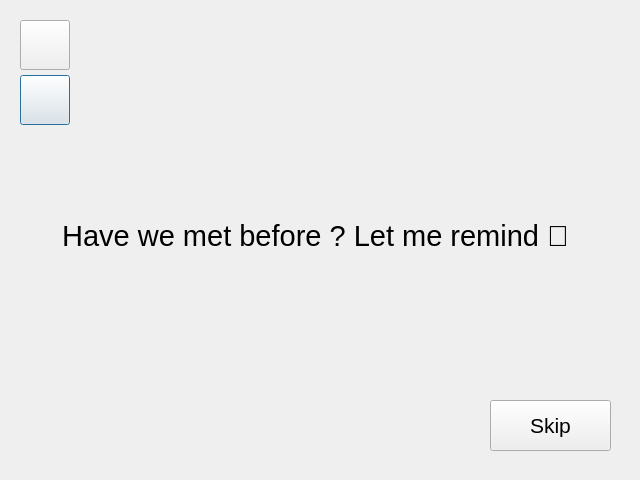
<?xml version="1.0" encoding="UTF-8"?>
<ui version="4.0">
 <class>ScreenFace</class>
 <widget class="QDialog" name="ScreenFace">
  <property name="geometry">
   <rect>
    <x>0</x>
    <y>0</y>
    <width>640</width>
    <height>480</height>
   </rect>
  </property>
  <property name="windowTitle">
   <string>Dialog</string>
  </property>
  <property name="modal">
   <bool>true</bool>
  </property>
  <widget class="QPushButton" name="btnBack">
   <property name="geometry">
    <rect>
     <x>20</x>
     <y>20</y>
     <width>50</width>
     <height>50</height>
    </rect>
   </property>
   <property name="autoFillBackground">
    <bool>false</bool>
   </property>
   <property name="text">
    <string/>
   </property>
   <property name="icon">
    <iconset theme="back"/>
   </property>
   <property name="autoDefault">
    <bool>false</bool>
   </property>
   <property name="default">
    <bool>true</bool>
   </property>
   <property name="flat">
    <bool>false</bool>
   </property>
  </widget>
  <widget class="QLabel" name="label">
   <property name="geometry">
    <rect>
     <x>20</x>
     <y>160</y>
     <width>591</width>
     <height>151</height>
    </rect>
   </property>
   <property name="font">
    <font>
     <pointsize>22</pointsize>
    </font>
   </property>
   <property name="text">
    <string>Have we met before ? Let me remind 🤔</string>
   </property>
   <property name="alignment">
    <set>Qt::AlignCenter</set>
   </property>
  </widget>
  <widget class="QPushButton" name="btnHome">
   <property name="geometry">
    <rect>
     <x>20</x>
     <y>75</y>
     <width>50</width>
     <height>50</height>
    </rect>
   </property>
   <property name="autoFillBackground">
    <bool>false</bool>
   </property>
   <property name="text">
    <string/>
   </property>
   <property name="icon">
    <iconset theme="go-home"/>
   </property>
   <property name="autoDefault">
    <bool>false</bool>
   </property>
   <property name="default">
    <bool>true</bool>
   </property>
   <property name="flat">
    <bool>false</bool>
   </property>
  </widget>
  <widget class="QPushButton" name="btnSkip">
   <property name="geometry">
    <rect>
     <x>490</x>
     <y>400</y>
     <width>121</width>
     <height>51</height>
    </rect>
   </property>
   <property name="font">
    <font>
     <pointsize>16</pointsize>
    </font>
   </property>
   <property name="text">
    <string>Skip</string>
   </property>
  </widget>
 </widget>
 <resources/>
 <connections/>
</ui>
